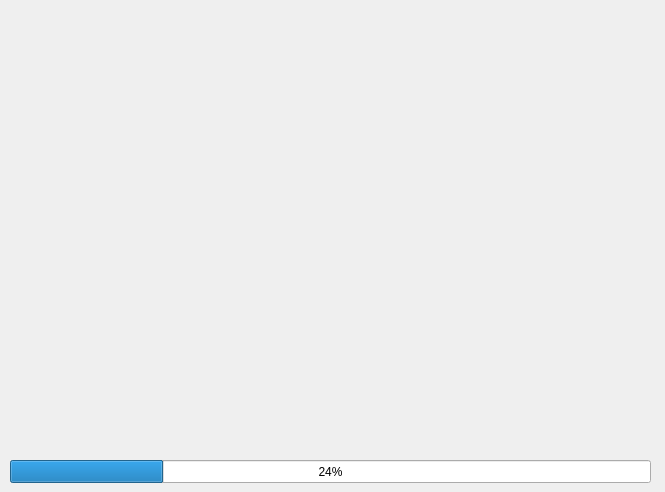
<?xml version="1.0" encoding="UTF-8"?>
<ui version="4.0">
 <class>Login</class>
 <widget class="QWidget" name="Login">
  <property name="geometry">
   <rect>
    <x>0</x>
    <y>0</y>
    <width>665</width>
    <height>492</height>
   </rect>
  </property>
  <property name="windowTitle">
   <string>vk login</string>
  </property>
  <widget class="QProgressBar" name="progressBar">
   <property name="geometry">
    <rect>
     <x>10</x>
     <y>460</y>
     <width>641</width>
     <height>23</height>
    </rect>
   </property>
   <property name="value">
    <number>24</number>
   </property>
  </widget>
 </widget>
 <resources/>
 <connections/>
</ui>
